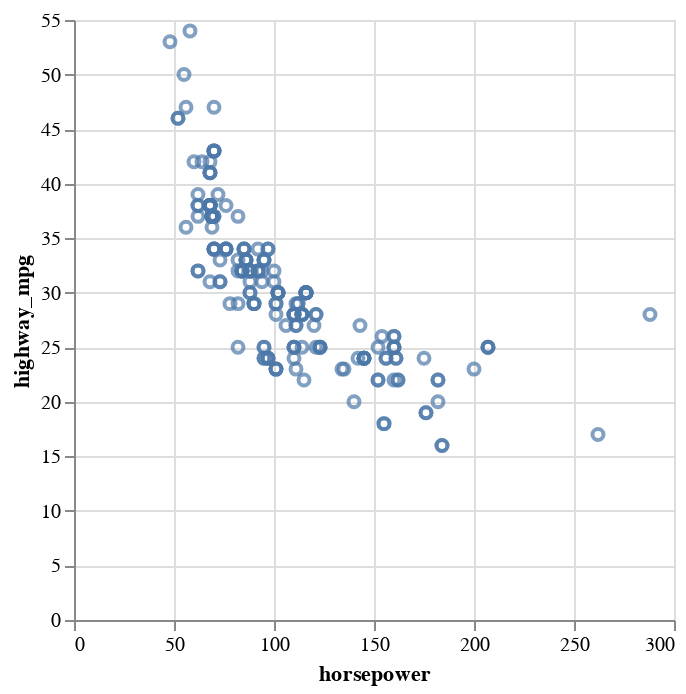

Notebook cell for this chart:
### Markdown cell above
A scatterplot using long-hand syntax

### Code cell
# A scatterplot using long-hand syntax
alt.Chart(df).mark_point().encode(
    alt.X('horsepower'),
    alt.Y('highway_mpg'),
)

### Figure 1 — Vega-Lite specification as saved in the notebook (floating-point values rounded to 4 significant figures; data arrays with more than 128 entries replaced by an {"elided": "..."} marker saying what was removed)
{"config": {"view": {"continuousWidth": 300, "continuousHeight": 300}}, "data": {"name": "data-387f081f80cceeb89d7db8f93752da3d"}, "mark": {"type": "point"}, "encoding": {"x": {"field": "horsepower", "type": "quantitative"}, "y": {"field": "highway_mpg", "type": "quantitative"}}, "$schema": "https://vega.github.io/schema/vega-lite/v5.16.3.json", "datasets": {"data-387f081f80cceeb89d7db8f93752da3d": {"elided": "205 records"}}}
